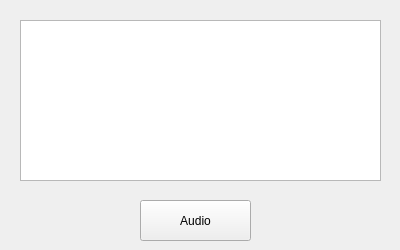
<?xml version="1.0" encoding="UTF-8"?>
<ui version="4.0">
 <class>Text_Mode_Form</class>
 <widget class="QFrame" name="Text_Mode_Form">
  <property name="windowModality">
   <enum>Qt::ApplicationModal</enum>
  </property>
  <property name="geometry">
   <rect>
    <x>0</x>
    <y>0</y>
    <width>400</width>
    <height>250</height>
   </rect>
  </property>
  <property name="minimumSize">
   <size>
    <width>400</width>
    <height>250</height>
   </size>
  </property>
  <property name="maximumSize">
   <size>
    <width>400</width>
    <height>250</height>
   </size>
  </property>
  <property name="windowTitle">
   <string>Text Mode</string>
  </property>
  <property name="windowIcon">
   <iconset>
    <normaloff>../icons/audiobook.png</normaloff>../icons/audiobook.png</iconset>
  </property>
  <widget class="QPushButton" name="btn_Audio">
   <property name="geometry">
    <rect>
     <x>140</x>
     <y>200</y>
     <width>111</width>
     <height>41</height>
    </rect>
   </property>
   <property name="text">
    <string>Audio</string>
   </property>
  </widget>
  <widget class="QPlainTextEdit" name="txt_Speach">
   <property name="geometry">
    <rect>
     <x>20</x>
     <y>20</y>
     <width>361</width>
     <height>161</height>
    </rect>
   </property>
   <property name="plainText">
    <string/>
   </property>
  </widget>
 </widget>
 <resources/>
 <connections/>
</ui>
